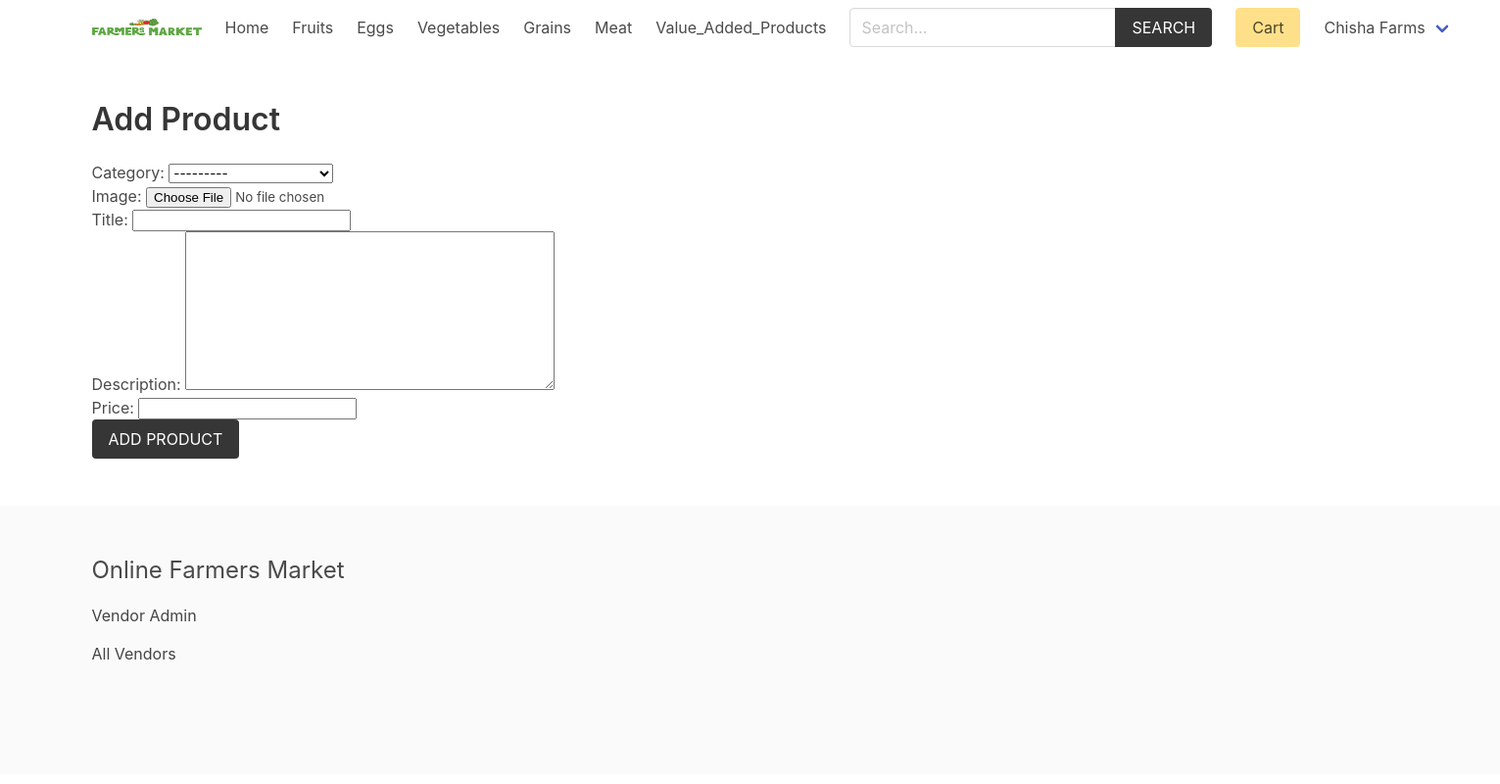
The app's page /vendor/add-product/ (signed in) with its own data.
### product/models.py (models this page shows)
class Category(models.Model):
    title = models.CharField(max_length=50)
    slug = models.SlugField(max_length=55)
    ordering = models.IntegerField(default=0)
    class Meta:
        ordering = ['ordering']
    def __str__(self):
        return self.title

### vendor/models.py (models this page shows, shortened)
class Vendor(models.Model):
    name = models.CharField(max_length=255)
    created_at = models.DateTimeField(auto_now_add=True)
    created_by = models.OneToOneField(User, related_name='vendor', on_delete=models.CASCADE)
    class Meta:
        ordering = ['name']

### vendor/views.py (the view)
# urls.py: path('add-product/', views.add_product, name="add-product"),
@login_required
def add_product(request):
    if request.method == 'POST':
        form = ProductForm(request.POST, request.FILES)
        if form.is_valid():
            product = form.save(commit=False) # Because we have not given vendor yet
            product.vendor = request.user.vendor
            product.slug = slugify(product.title)
            product.save() #finally save
            return redirect('vendor:vendor-admin')
    else:
        form = ProductForm
    return render(request, 'vendor/add_product.html', {'form': form})

### product/context_processors.py (called while the page is built)
def menu_categories(request):
    categories = Category.objects.all()
    return {'categories': categories}

### simple_multivendor_site/cart/cart.py (called while the page is built)
    def __len__(self):
        return sum(item['quantity'] for item in self.cart.values())

### simple_multivendor_site/cart/context_processors.py (called while the page is built)
def cart(request):
    return {'cart': Cart(request)}

### templates/vendor/add_product.html (shortened to what this page needs)
{% extends 'core/base.html' %}
{% block content %}
    <h1 class="title">Add Product</h1>
    <form method="post" action="" enctype="multipart/form-data">
        {{ form.as_p }}
        <div class="field">
            <div class="control">
                <button class="button is-dark is-uppercase">Add Product</button>
            </div>
        </div>
    </form>
{% endblock content %}

### templates/core/base.html (shortened to what this page needs)
{% load static %}
<!DOCTYPE html>
<html lang="en">
<head>
    <link rel="stylesheet" href="https://cdn.jsdelivr.net/npm/bulma@0.9.2/css/bulma.min.css">
    <link rel="stylesheet" href="{% static 'css/main.css' %}">
</head>
<body>
    <div class="container">
        <nav class="navbar" role="navigation" aria-label="main navigation">
            <div class="navbar-brand">
                <a class="navbar-item" href="{% url 'core:home' %}">
                <img width="112" height=97">
                </a>
            </div>
            <div id="navbarBasicExample" class="navbar-menu">
                <div class="navbar-start">
                <a class="navbar-item" href="{% url 'core:home' %}">
                    Home
                </a>
                {% for category in categories %}
                    <a class="navbar-item" href="{% url 'product:category' category.slug %}">
                        {{category.title}}
                    </a>
                {% endfor %}
                </div>
                <div class="navbar-start">
                    <div class="navbar-item">
                        <form method="get" action="{% url 'product:search' %}">
                            <div class="field has-addons">
                                <div class="control">
                                    <input type="search" name="query" id="" class="input" placeholder="Search...">
                                </div>
                                <div class="control">
                                    <button class="button is-dark is-uppercase">Search</button>
                                </div>
                            </div>
                        </form>
                    </div>
                </div>
                <div class="navbar-end">
                <div class="navbar-item">
                    <a href="{% url 'cart:cart' %}" class="button is-warning">Cart {% if cart %}({{cart|length}}){% endif %}</a>
                </div>
                {% if request.user.is_authenticated %}
                <div class="navbar-item has-dropdown is-hoverable">
                    <a class="navbar-link is-capitalized">
                    {{user.vendor.name}}
                    </a>
                </div>
                {% endif %}
                </div>
            </div>
            </nav>
    </div>
    <section class="section">
        <div class="container">
            {% block content %}{% endblock content %}
        </div>
    </section>
    <footer class="footer">
        <div class="container">
            <h3 class="is-size-4 mb-4">Online Farmers Market</h3>
            {% if request.user.is_authenticated %}
                <a href="{% url 'vendor:vendor-admin' %}">Vendor Admin</a>
            {% else %}
                <a href="{% url 'vendor:become-vendor' %}">Become a Vendor</a>
            {% endif %}
            <br>
            <a href="{% url 'vendor:vendors' %}">All Vendors</a>
        </div>
    </footer>
</body>
</html>

### core/static/css/main.css (style rules this page uses)
.footer a { margin-bottom: 15px; display: inline-block; color: #444; }

### records on screen
Category: title "Fruits"
Category: title "Eggs"
Category: title "Vegetables"
Category: title "Grains"
Category: title "Meat"
Category: title "Value_Added_Products"

### other values on screen
{{ user.vendor.name }} "Chisha Farms"
